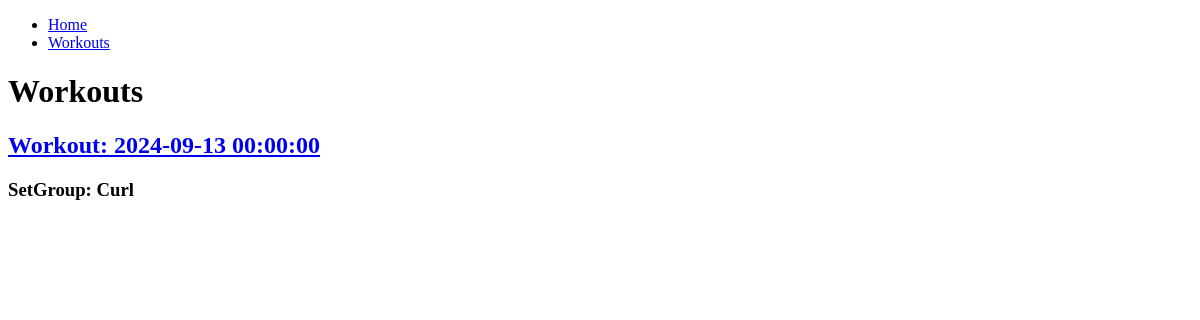
The page /workouts on the database as committed earlier.
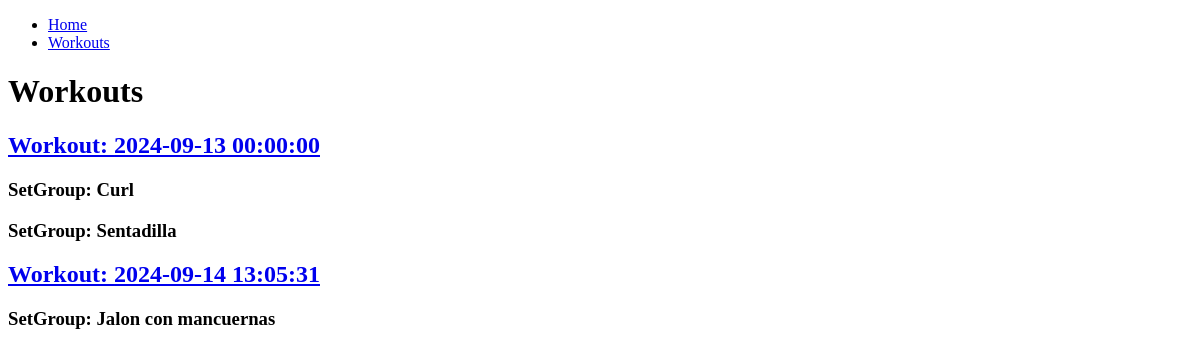
The same page on the database as committed later.
### myapp/models.py (models this page shows, shortened)
class workout(models.Model):
    user = models.ForeignKey(User, on_delete=models.CASCADE)
    notes = models.TextField(max_length=200, blank=True, null=True)
    date = models.DateTimeField(auto_now_add=True)
    def __str__(self):
        return self.date.strftime('%Y-%m-%d %H:%M:%S')

class setgroup(models.Model):
    workout = models.ForeignKey('workout', on_delete=models.CASCADE)
    excersice = models.ForeignKey('excersice', on_delete=models.DO_NOTHING)
    superset = models.ForeignKey('superset', on_delete=models.DO_NOTHING, blank=True, null=True)
    order = models.IntegerField(default=1)
    notes = models.TextField(max_length=200, blank=True, null=True)
    class Meta:
        unique_together = ('workout', 'order')

class excersice(models.Model):
    WEIGHT_REPS = 'W_R'
    DISTANCE_TIME = 'D_T'
    WEIGHT_DISTANCE = 'W_D'
    WEIGHT_TIME = 'W_T'
    REPS_DISTANCE = 'R_D'
    REPS_TIME = 'R_T'
    WEIGHT = 'W'
    REPS = 'R'
    DISTANCE = 'D'
    TIME = 'T'
    EXCERSICE_TYPE_CHOICES = (
        (WEIGHT_REPS, 'Weight and Reps'),
        (DISTANCE_TIME, 'Distance and Time'),
        (WEIGHT_DISTANCE, 'Weight and Distance'),
        (WEIGHT_TIME, 'Weight and Time'),
        (REPS_DISTANCE, 'Reps and Distance'),
        (REPS_TIME, 'Reps and Time'),
        (WEIGHT, 'Weight'),
        (REPS, 'Reps'),
        (DISTANCE, 'Distance'),
        (TIME, 'Time'),
    )
    muscle = models.ManyToManyField('muscle')
    name = models.CharField(unique=True, max_length=100)
    description = models.TextField(max_length=200, blank=True, null=True)
    type = models.CharField(max_length=3, choices=EXCERSICE_TYPE_CHOICES, default=WEIGHT_REPS)
    active = models.BooleanField(default=True)

### myapp/views.py (the view)
# urls.py: path('workouts', views.workouts, name='workouts'),
def workouts(request):
    workouts = workout.objects.all()
    return render(request, 'workouts/workouts.html', {
        'workouts': workouts})

### myapp/templates/workouts/workouts.html
{% extends 'layouts/base.html' %}
{% block content %}
<h1>Workouts</h1>
{% for workout in workouts %}
<a href="{% url 'workout_detail' workout.id %}">
    <h2>Workout: {{workout}}</h2>
</a>
{% for setgroup in workout.setgroup_set.all %}
<h3>SetGroup: {{setgroup.excersice.name}}</h3>
{% endfor %}
{% endfor %}
{% endblock content %}

Rows that differ between the two databases and show on the page:
added setgroup: excersice.name "Sentadilla", shown under workout (number 1 of 2 on the later page)
added workout: date "2024-09-14 13:05:31"
added setgroup: excersice.name "Jalon con mancuernas", shown under "2024-09-14 13:05:31"
